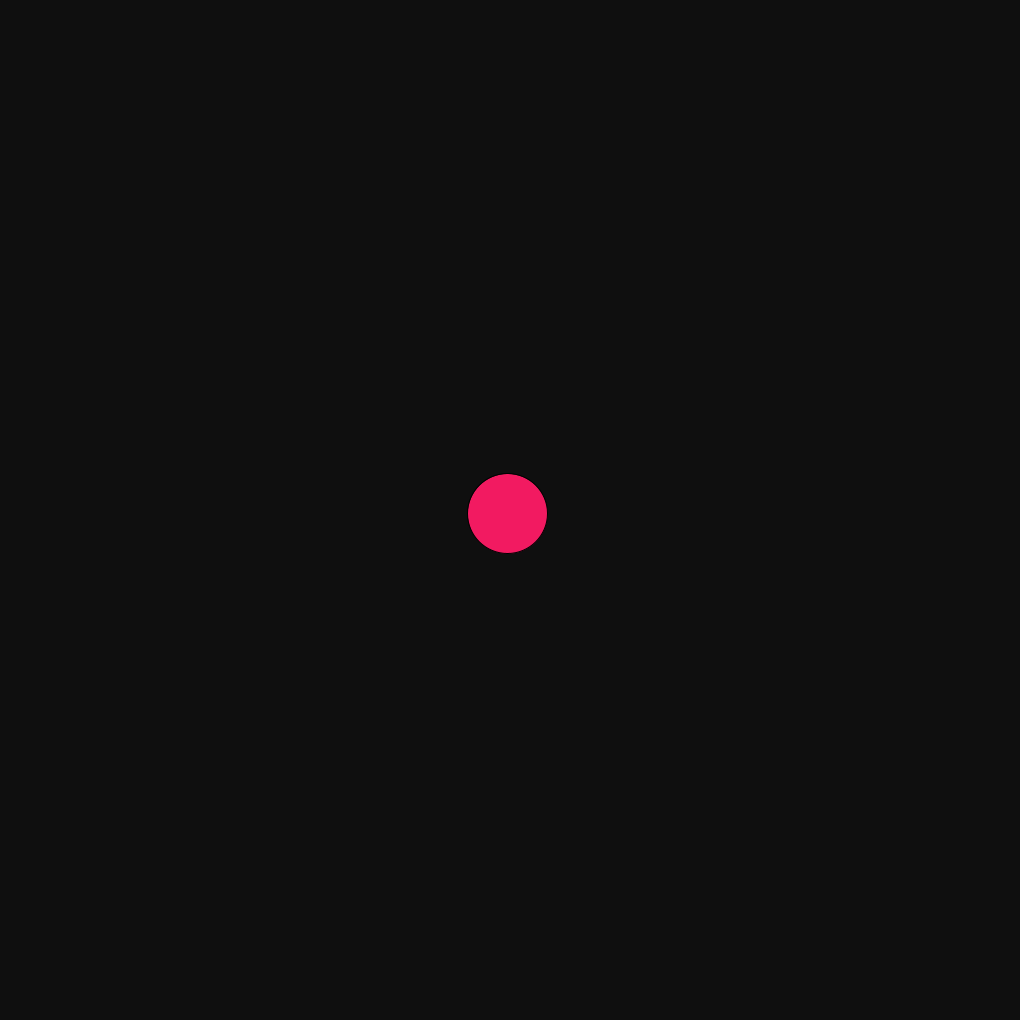
Frame 1 (no input)
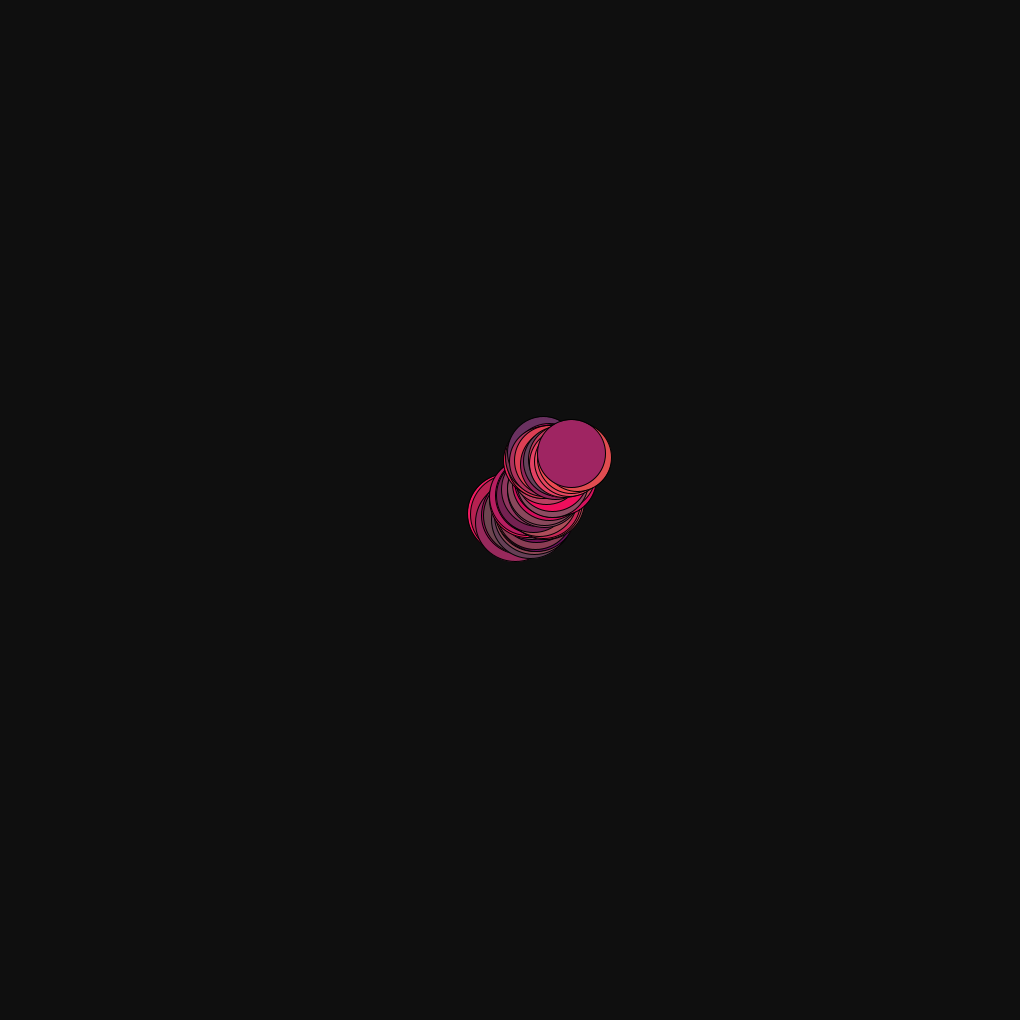
Frame 60 (the mouse pressed at the canvas centre just before this capture)
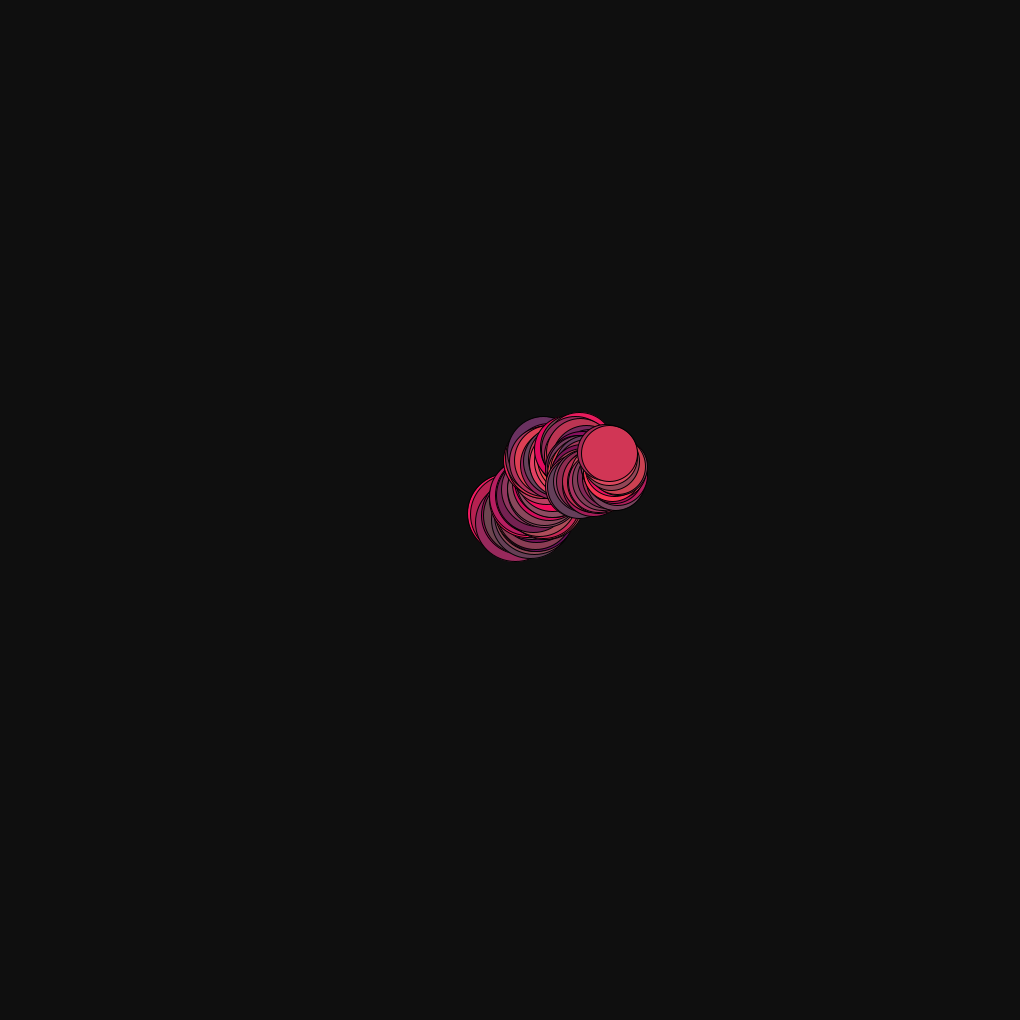
Frame 120 (the mouse held since frame 60 and released just before this capture)

The Processing sketch that drew these frames (run headless with seeded random() and noise(); from frame 60 on, the mouse is pressed at the canvas centre):

// Processing sketch: smoke
// ── smoke.pde

void setup() {
  size(1020, 1020);
  background(15);
  //noStroke();
}
public float x=510;
public float y=510;
public float a=80;
public float b=80;
public int z=-1;
public float r=0.10;
public float deg=0.2;

void draw() {

  if(x<0){
    x=x+random(r)*a;
  }
  if(x>1020){
    x=x-random(r)*a;
  }else{
    x=x-random(-r, r)*a;}
    
  if(y<0){
    y=y+random(r)*a;
  }
  if(y>1020){
    y=y-random(r)*a;
  }else{
    y=y-random(-r, r)*a;}
    
  
  if(a<0.1)
  {
    deg=deg*-1;
  }
  if(a>80){
    deg=deg*-1;}

  /*if (a<0.1) {
    a=80;
    b=80;
    x=x+random(-100, 100);
    y=y+random(-100, 100);
    if ((x<0||x>1020)||(y<0||y>1020))
    x=random(width);
    y=random(height);
  }*/
    a=a-deg;
  b=b-deg;
  //if(a<0){
  //z=1;
  //}
  //if(a==80){
  //z=-1;
  //}


  //a=a+(z*0.2);
  //b=b+(z*0.2);
  fill(random(100, 250), random(10, 80), random(80, 100)); 
  ellipse(x, y, a, b);
}
